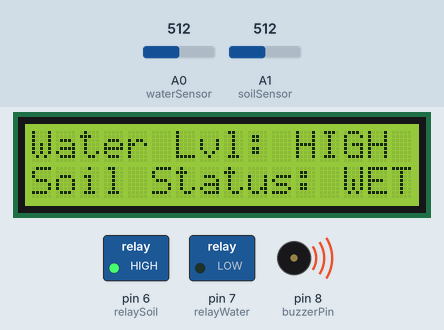
Simulated run of this sketch. Board: Arduino Uno, built with avr-gcc and run on an emulated ATmega328P. Parts: 16×2 character LCD, switched loads named in the sketch (green lamp = pin HIGH), buzzer (waves = sounding, pin HIGH). Inputs (shaded band) come from the test bench; at power-on: A1 (soilSensor) = 512, A0 (waterSensor) = 512. What the sketch prints to the serial monitor is not drawn.

Above: at 1.2 s.
1.3 s: A1 (soilSensor) set to 539
2.8 s: A1 (soilSensor) set to 556
At 3.9 s:
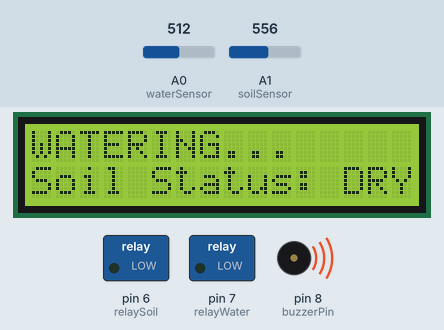
4.3 s: A0 (waterSensor) set to 258
5.8 s: A0 (waterSensor) set to 238
At 6.6 s:
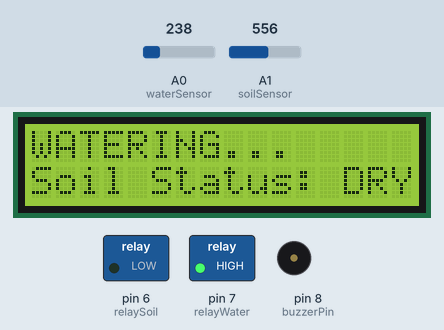
7.3 s: A1 (soilSensor) set to 540
At 8.0 s:
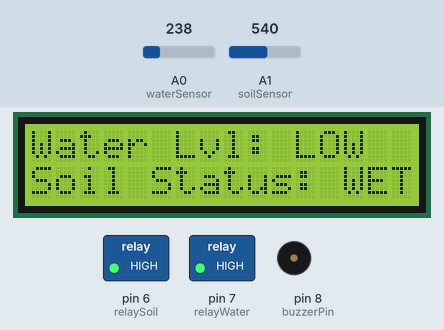
8.8 s: A1 (soilSensor) set to 560
At 9.2 s:
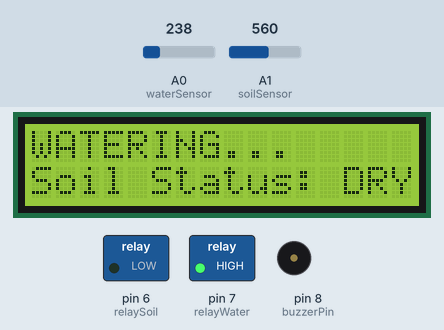
Timing chart, 0 to 11.4 s (numbered marks = the images above; inputs shaded):
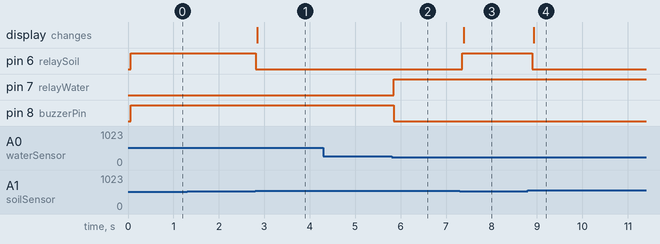

Measured:
- the behaviour switches between 549 and 550 on A1 (soilSensor) (found by bisection; images 0 and 1)
- the behaviour switches between 251 and 250 on A0 (waterSensor) (found by bisection; images 1 and 2)
- after the input at 1.3 s, every drawn part: stays the same
- after the input at 2.8 s, pin 6 (relaySoil): HIGH → LOW at once; the display: changes at once (image 1)
- after the input at 4.3 s, every drawn part: stays the same
- after the input at 5.8 s, pin 7 (relayWater): LOW → HIGH after 0.05 s; pin 8 (buzzerPin): HIGH → LOW after 0.05 s
- after the input at 7.3 s, pin 6 (relaySoil): LOW → HIGH after 0.06 s; the display: changes after 0.09 s (image 3)
- after the input at 8.8 s, pin 6 (relaySoil): HIGH → LOW after 0.10 s; the display: changes after 0.13 s (image 4)

The sketch:

AquaSense_Finalcode.ino
```cpp
#include <Wire.h>
#include <LiquidCrystal_I2C.h>

LiquidCrystal_I2C lcd(0x27, 16, 2);

int waterSensor = A0;
int soilSensor  = A1;
int buzzerPin   = 8;
int relayWater  = 7;
int relaySoil   = 6;

String lastLine1 = "";
String lastLine2 = "";


void setup() {
  lcd.init();
  lcd.backlight();
  Serial.begin(9600);


  pinMode(buzzerPin, OUTPUT);
  pinMode(relayWater, OUTPUT);
  pinMode(relaySoil, OUTPUT);


  digitalWrite(buzzerPin, LOW);
  digitalWrite(relayWater, HIGH);
  digitalWrite(relaySoil, HIGH);
}


void loop() {
  int waterVal = analogRead(waterSensor);
  int soilVal  = analogRead(soilSensor);


  String waterState;
  bool waterHigh = false;
  if (waterVal <= 250) {
    waterState = "LOW";
    digitalWrite(relayWater, HIGH);
  }
  else if (waterVal < 00) {
    waterState = "MED";
    digitalWrite(relayWater, HIGH);
  }
  else {
    waterState = "HIGH";
    digitalWrite(relayWater, LOW);
    waterHigh = true;
  }


  String soilState;
  bool soilDry = false;
  if (soilVal >= 550) {
    soilState = "DRY";
    digitalWrite(relaySoil, LOW);
    soilDry = true;
  }
  else {
    soilState = "WET";
    digitalWrite(relaySoil, HIGH);
  }


  if (waterHigh) {
    digitalWrite(buzzerPin, HIGH);
  } else {
    digitalWrite(buzzerPin, LOW);
  }

  String line1;
  if (soilDry) {
    line1 = "WATERING...";
  }
  else {
    line1 = "Water Lvl: " + waterState;
  }

  String line2 = "Soil Status: " + soilState;

  if (line1 != lastLine1 || line2 != lastLine2) {
    lcd.clear();
    lcd.setCursor(0, 0);
    lcd.print(line1);
    lcd.setCursor(0, 1);
    lcd.print(line2);
    lastLine1 = line1;
    lastLine2 = line2;
  }


  Serial.print("Water: ");
  Serial.print(waterVal);
  Serial.print(" (");
  Serial.print(waterState);
  Serial.print(") | Soil: ");
  Serial.print(soilVal);
  Serial.print(" (");
  Serial.print(soilState);
  Serial.println(")");


  delay(300);
}
```
